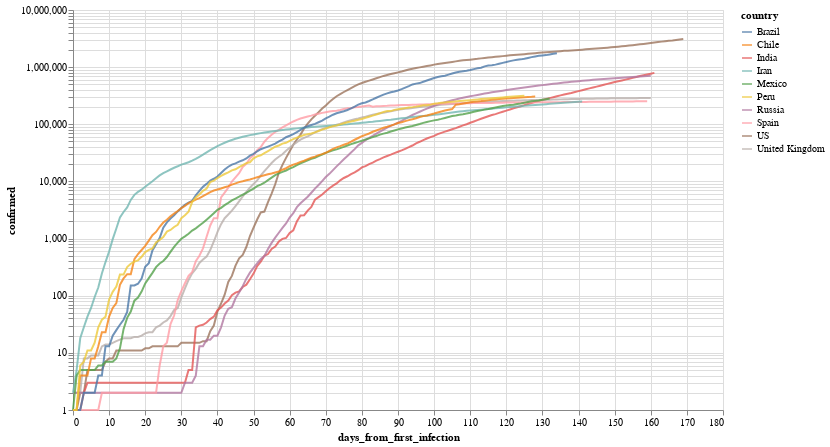

Notebook code cell kept with this figure:
### Markdown cell above
Por ejemplo, evolución (interactiva!) de los paises con mas infectados

### Code cell
total_confirmed_by_country = global_df.groupby('country').confirmed.max().sort_values(ascending=False)
selected_countries = total_confirmed_by_country[total_confirmed_by_country > 1000].index

plot_df = global_df[
    (global_df.confirmed > 0) & 
    (global_df.country.isin(selected_countries[:10]))
].sort_values('date')

selection = alt.selection_multi(
    fields=['country'], 
    bind='legend', 
    init=[{'country': c} for c in selected_countries[:10]]
)


(
    alt.Chart(plot_df)
       .mark_line()
       .encode(
           x='days_from_first_infection', 
           y=alt.Y('confirmed', scale=alt.Scale(type='log')), 
           color='country',
           opacity=alt.condition(selection, alt.value(.8), alt.value(.05))
       ).add_selection(selection)
        .properties(width=650, height=400)
       
)

### Figure 1 — Vega-Lite specification as saved in the notebook (floating-point values rounded to 4 significant figures; data arrays with more than 128 entries replaced by an {"elided": "..."} marker saying what was removed)
{"config": {"view": {"continuousWidth": 400, "continuousHeight": 300}}, "data": {"name": "data-98c1efa1dbe7131a7691a6b0fe175010"}, "mark": "line", "encoding": {"color": {"type": "nominal", "field": "country"}, "opacity": {"condition": {"value": 0.8, "selection": "selector001"}, "value": 0.05}, "x": {"type": "quantitative", "field": "days_from_first_infection"}, "y": {"type": "quantitative", "field": "confirmed", "scale": {"type": "log"}}}, "height": 400, "selection": {"selector001": {"type": "multi", "fields": ["country"], "bind": "legend", "init": [{"country": "US"}, {"country": "Brazil"}, {"country": "India"}, {"country": "Russia"}, {"country": "Peru"}, {"country": "Chile"}, {"country": "United Kingdom"}, {"country": "Mexico"}, {"country": "Spain"}, {"country": "Iran"}]}}, "width": 650, "$schema": "https://vega.github.io/schema/vega-lite/v4.8.1.json", "datasets": {"data-98c1efa1dbe7131a7691a6b0fe175010": {"elided": "1479 records"}}}
